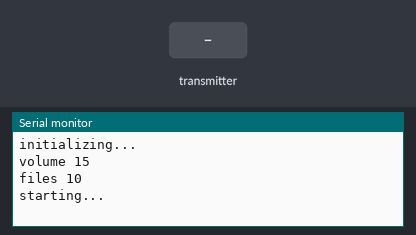
Recording of a sketch running on a simulated ESP32. On the bench: the last lines printed to the serial monitor. Inputs (shaded band) come from the test bench. The audio player accepts every command and is not drawn.

Above: at 11.2 s.
11.3 s: the transmitter starts sending pressedButton = 0
At 11.61 s:
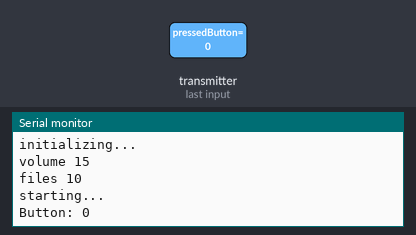
13.3 s: the transmitter starts sending pressedButton = 1
At 13.61 s:
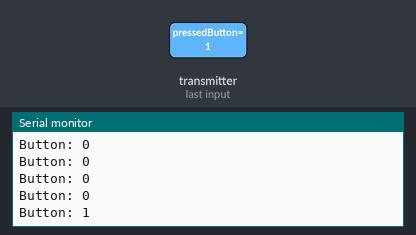

The sketch:

mp3_espnow_esp32.ino
```cpp
// (licence header left out)
#include <esp_now.h>
#include <WiFi.h>
#include "SoftwareSerial.h"
#include <DFMiniMp3.h>
class Mp3Notify;
typedef DFMiniMp3<HardwareSerial, Mp3Notify> DfMp3;
DfMp3 dfmp3(Serial2);
class Mp3Notify
{
public:
  static void PrintlnSourceAction(DfMp3_PlaySources source, const char *action)
  {
    if (source & DfMp3_PlaySources_Sd)
    {
      Serial.print("SD Card, ");
    }
    if (source & DfMp3_PlaySources_Usb)
    {
      Serial.print("USB Disk, ");
    }
    if (source & DfMp3_PlaySources_Flash)
    {
      Serial.print("Flash, ");
    }
    Serial.println(action);
  }
  static void OnError(DfMp3 &mp3, uint16_t errorCode)
  {
    // see DfMp3_Error for code meaning
    Serial.println();
    Serial.print("Com Error ");
    Serial.println(errorCode);
  }
  static void OnPlayFinished(DfMp3 &mp3, DfMp3_PlaySources source, uint16_t track)
  {
    Serial.print("Play finished for #");
    Serial.println(track);
  }
  static void OnPlaySourceOnline(DfMp3 &mp3, DfMp3_PlaySources source)
  {
    PrintlnSourceAction(source, "online");
  }
  static void OnPlaySourceInserted(DfMp3 &mp3, DfMp3_PlaySources source)
  {
    PrintlnSourceAction(source, "inserted");
  }
  static void OnPlaySourceRemoved(DfMp3 &mp3, DfMp3_PlaySources source)
  {
    PrintlnSourceAction(source, "removed");
  }
};

SoftwareSerial mySoftwareSerial(15, 2); // RX, TX

// Structure example to receive data
// Must match the sender structure
typedef struct dataSent
{
  int pressedButton;
};
// Create a struct_message called myData
dataSent myData;

// callback function that will be executed when data is received
void OnDataRecv(const uint8_t *mac, const uint8_t *incomingData, int len)
{
  memcpy(&myData, incomingData, sizeof(myData));
  Serial.print("Button: ");
  Serial.println(myData.pressedButton);
}
void waitMilliseconds(uint16_t msWait)
{
  uint32_t start = millis();

  while ((millis() - start) < msWait)
  {
    // if you have loops with delays, its important to
    // call dfmp3.loop() periodically so it allows for notifications
    // to be handled without interrupts
    dfmp3.loop();
    delay(1);
  }
}
void setupESPNOW()
{
  // Set device as a Wi-Fi Station
  WiFi.mode(WIFI_STA);

  // Init ESP-NOW
  if (esp_now_init() != ESP_OK)
  {
    Serial.println("Error initializing ESP-NOW");
    return;
  }
  esp_now_register_recv_cb(OnDataRecv);
}

void setup()
{
  // Initialize Serial Monitor
  Serial.begin(9600);

  Serial2.begin(9600);

  delay(5000);
  Serial.println("initializing...");

  dfmp3.begin();

  uint16_t volume = dfmp3.getVolume();
  Serial.print("volume ");
  Serial.println(volume);
  dfmp3.setVolume(24);

  uint16_t count = dfmp3.getTotalTrackCount(DfMp3_PlaySource_Sd);
  Serial.print("files ");
  Serial.println(count);

  Serial.println("starting...");
  delay(5000);
  setupESPNOW();
}

void loop()
{
  if (myData.pressedButton == 1)
  {
    dfmp3.playMp3FolderTrack(1);
    myData.pressedButton = 0;
  }else if (myData.pressedButton == 2)
  {
    dfmp3.playMp3FolderTrack(2);
    myData.pressedButton = 0;
  }
  else if (myData.pressedButton == 3)
  {
    dfmp3.playMp3FolderTrack(3);
    myData.pressedButton = 0;
  }
  else if (myData.pressedButton == 4)
  {
    dfmp3.playMp3FolderTrack(4);
    myData.pressedButton = 0;
  }
  else if (myData.pressedButton == 5)
  {
    dfmp3.playMp3FolderTrack(5);
    myData.pressedButton = 0;
  }

}
```

Measured:
- after the input at 11.3 s, the serial monitor: prints a new line at once (image 1)
- after the input at 13.3 s, the serial monitor: prints a new line at once (image 2)
